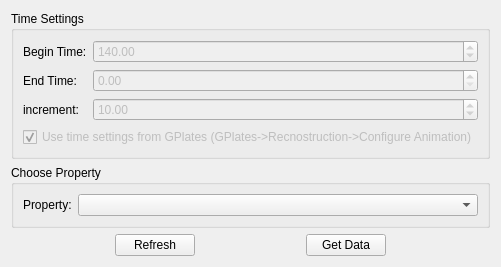
<?xml version="1.0" encoding="UTF-8"?>
<ui version="4.0">
 <class>Form</class>
 <widget class="QWidget" name="Form">
  <property name="geometry">
   <rect>
    <x>0</x>
    <y>0</y>
    <width>449</width>
    <height>241</height>
   </rect>
  </property>
  <property name="windowTitle">
   <string>Time Series</string>
  </property>
  <layout class="QVBoxLayout" name="verticalLayout_2">
   <item>
    <widget class="QGroupBox" name="groupBox">
     <property name="title">
      <string>Time Settings</string>
     </property>
     <layout class="QGridLayout" name="gridLayout_2">
      <item row="0" column="0">
       <widget class="QLabel" name="label">
        <property name="text">
         <string>Begin Time:</string>
        </property>
       </widget>
      </item>
      <item row="0" column="1">
       <widget class="QDoubleSpinBox" name="begin_time">
        <property name="enabled">
         <bool>false</bool>
        </property>
        <property name="sizePolicy">
         <sizepolicy hsizetype="MinimumExpanding" vsizetype="Fixed">
          <horstretch>0</horstretch>
          <verstretch>0</verstretch>
         </sizepolicy>
        </property>
        <property name="maximum">
         <double>9999.000000000000000</double>
        </property>
        <property name="value">
         <double>140.000000000000000</double>
        </property>
       </widget>
      </item>
      <item row="1" column="0">
       <widget class="QLabel" name="label_2">
        <property name="text">
         <string>End Time:</string>
        </property>
       </widget>
      </item>
      <item row="1" column="1">
       <widget class="QDoubleSpinBox" name="end_time">
        <property name="enabled">
         <bool>false</bool>
        </property>
        <property name="maximum">
         <double>9999.000000000000000</double>
        </property>
       </widget>
      </item>
      <item row="2" column="0">
       <widget class="QLabel" name="label_3">
        <property name="text">
         <string>increment:</string>
        </property>
       </widget>
      </item>
      <item row="2" column="1">
       <widget class="QDoubleSpinBox" name="increment">
        <property name="enabled">
         <bool>false</bool>
        </property>
        <property name="maximum">
         <double>9999.000000000000000</double>
        </property>
        <property name="value">
         <double>10.000000000000000</double>
        </property>
       </widget>
      </item>
      <item row="3" column="0" colspan="2">
       <widget class="QCheckBox" name="checkBox">
        <property name="enabled">
         <bool>false</bool>
        </property>
        <property name="text">
         <string>Use time settings from GPlates (GPlates-&gt;Recnostruction-&gt;Configure Animation)</string>
        </property>
        <property name="checked">
         <bool>true</bool>
        </property>
       </widget>
      </item>
     </layout>
    </widget>
   </item>
   <item>
    <widget class="QGroupBox" name="groupBox_2">
     <property name="title">
      <string>Choose Property</string>
     </property>
     <layout class="QGridLayout" name="gridLayout">
      <item row="0" column="0">
       <widget class="QLabel" name="label_4">
        <property name="text">
         <string>Property:</string>
        </property>
       </widget>
      </item>
      <item row="0" column="1">
       <widget class="QComboBox" name="property_comboBox">
        <property name="sizePolicy">
         <sizepolicy hsizetype="MinimumExpanding" vsizetype="Fixed">
          <horstretch>0</horstretch>
          <verstretch>0</verstretch>
         </sizepolicy>
        </property>
       </widget>
      </item>
     </layout>
    </widget>
   </item>
   <item>
    <layout class="QHBoxLayout" name="horizontalLayout">
     <item>
      <spacer name="horizontalSpacer">
       <property name="orientation">
        <enum>Qt::Horizontal</enum>
       </property>
       <property name="sizeHint" stdset="0">
        <size>
         <width>40</width>
         <height>20</height>
        </size>
       </property>
      </spacer>
     </item>
     <item>
      <widget class="QPushButton" name="refresh_button">
       <property name="text">
        <string>Refresh</string>
       </property>
      </widget>
     </item>
     <item>
      <spacer name="horizontalSpacer_3">
       <property name="orientation">
        <enum>Qt::Horizontal</enum>
       </property>
       <property name="sizeHint" stdset="0">
        <size>
         <width>40</width>
         <height>20</height>
        </size>
       </property>
      </spacer>
     </item>
     <item>
      <widget class="QPushButton" name="commit_button">
       <property name="text">
        <string>Get Data</string>
       </property>
      </widget>
     </item>
     <item>
      <spacer name="horizontalSpacer_2">
       <property name="orientation">
        <enum>Qt::Horizontal</enum>
       </property>
       <property name="sizeHint" stdset="0">
        <size>
         <width>40</width>
         <height>20</height>
        </size>
       </property>
      </spacer>
     </item>
    </layout>
   </item>
  </layout>
 </widget>
 <resources/>
 <connections/>
</ui>
